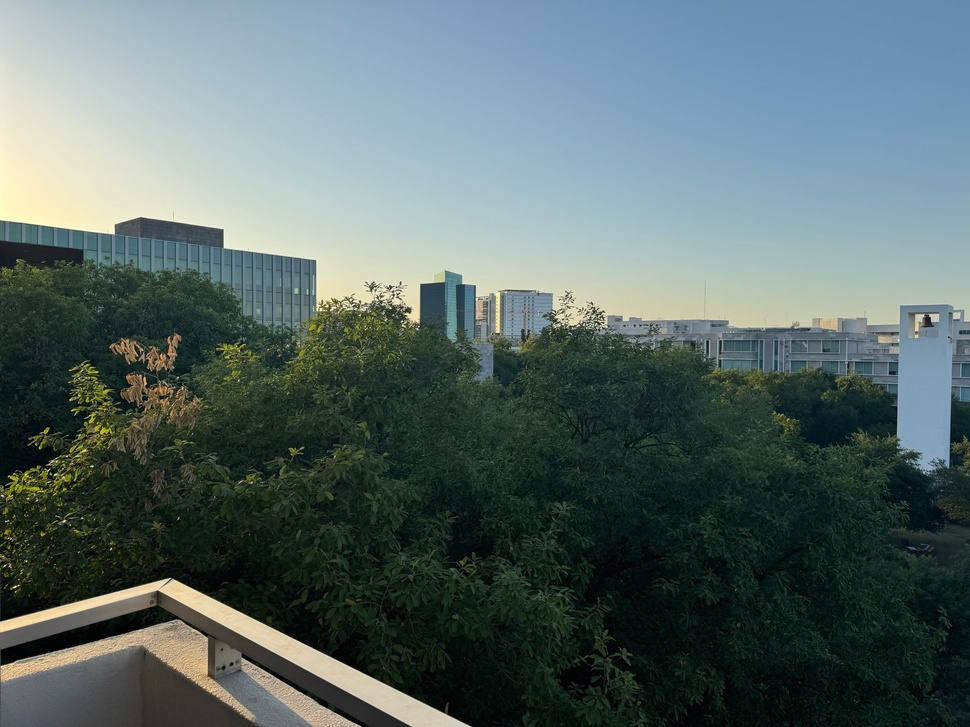
#> input picture Fotogrametria/paisaje1_imgs/paisaje1.jpg, 970 x 727 px, shrunk from 1600 x 1200 before the run; its folder holds only this picture in this run
$ python undistort_image.py
#> lines starting #> are read from the running program, lines starting #| are printed output that depends on the picture
import cv2
import numpy as np
import glob
import os

def main():
    data = np.load('calibration_data.npz')
#> (reads Fotogrametria/calibration_data.npz from the repository)
    mtx = data['camera_matrix']
    dist = data['dist_coeffs']

    images_path = os.path.join('paisaje1_imgs', '*.jpg')
    images = glob.glob(images_path)

    if not images:
        print(f"No hay imágenes en tu carpeta {images_path}")
        return

    for img_file in images:
        img = cv2.imread(img_file)
#> img is the input picture: shape (727, 970, 3); mean B, G, R 105.2, 106.1, 89.8
        h, w = img.shape[:2]
#> h = 727; w = 970

        newcameramtx, roi = cv2.getOptimalNewCameraMatrix(mtx, dist, (w,h), 1, (w,h))
#> roi = (153, 42, 802, 655)
        undistorted = cv2.undistort(img, mtx, dist, None, newcameramtx)
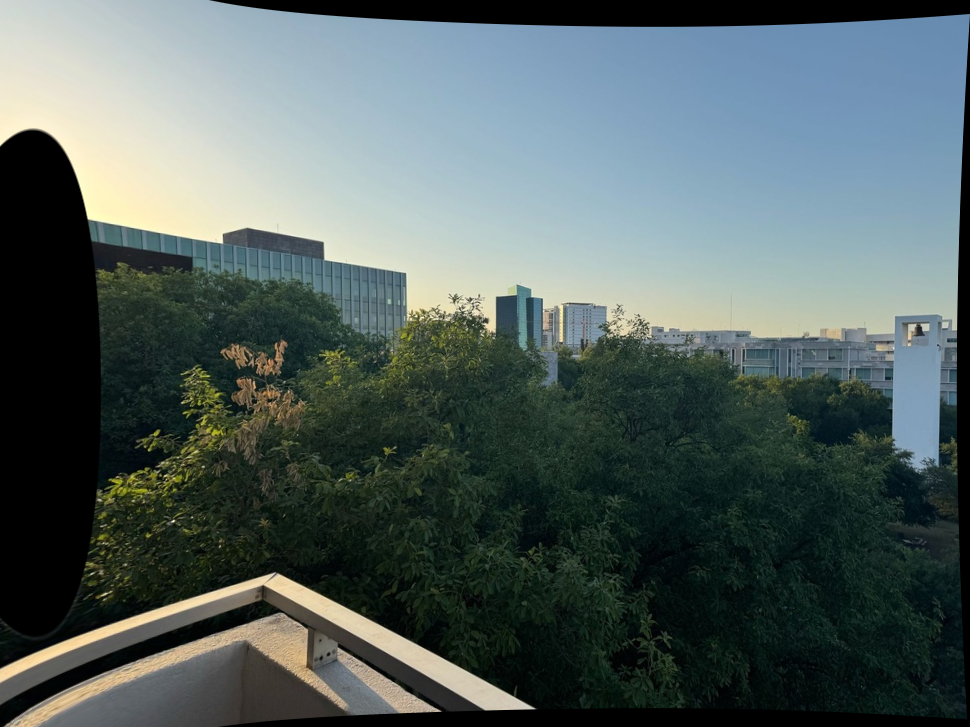
#> undistorted: shape (727, 970, 3); mean B, G, R 95.9, 97.4, 83.9

        x, y, w_roi, h_roi = roi
#> x = 153; y = 42; w_roi = 802; h_roi = 655
        undistorted = undistorted[y:y+h_roi, x:x+w_roi]
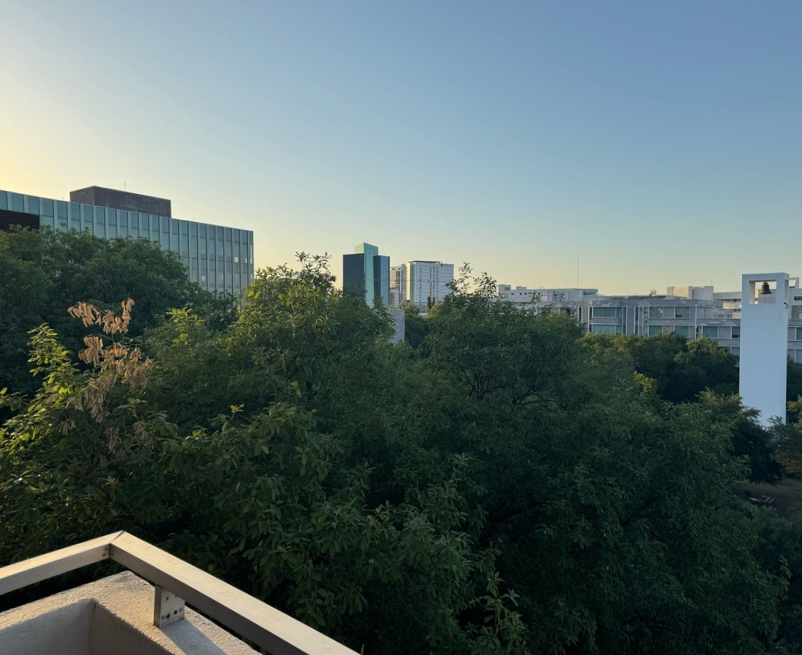
#> undistorted: shape (655, 802, 3); mean B, G, R 105, 106.1, 89.4

        # Guardar la o las imagenes undistort en ...
        base_name = os.path.basename(img_file)
        out_dir = '/home/rodrigo/Documents/Fotogrametria/undistorted_imgs'
        out_name = os.path.join(out_dir, f"undistorted_{base_name}")
        cv2.imwrite(out_name, undistorted)
        print(f"Guardado: {out_name}")

if __name__ == '__main__':
    main()
